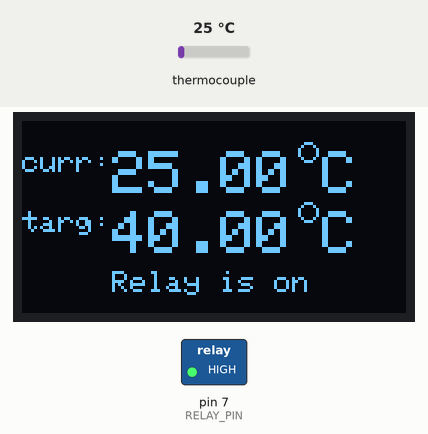
Recording of a program running on a simulated Arduino Nano, built with avr-gcc and run on an emulated ATmega328P. Shown: 128×64 one-colour display, switched loads named in the program (green lamp = pin HIGH). The inputs (shaded band) are chosen by the test bench; at power-on: thermocouple 25 °C. What the program prints to the serial monitor is not drawn.

Above: at 1.4 s.
1.5 s: thermocouple set to 11 °C
At 2.8 s:
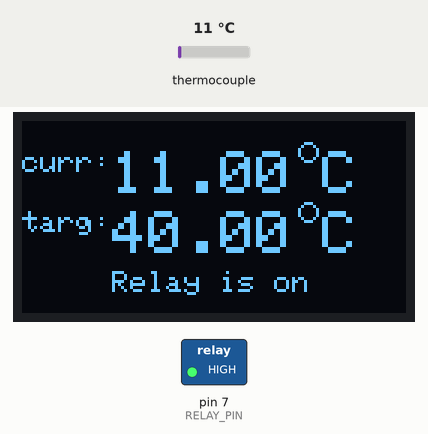
4.2 s: thermocouple set to 8 °C
At 5.5 s:
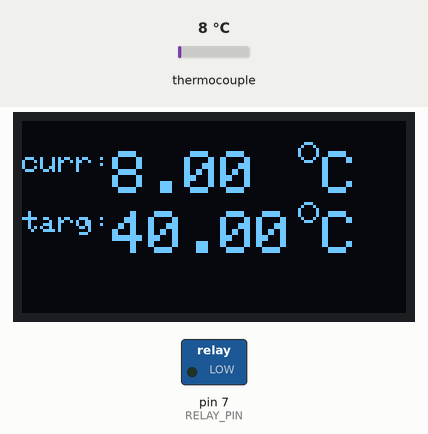
6.9 s: thermocouple set to 6 °C
At 9.6 s:
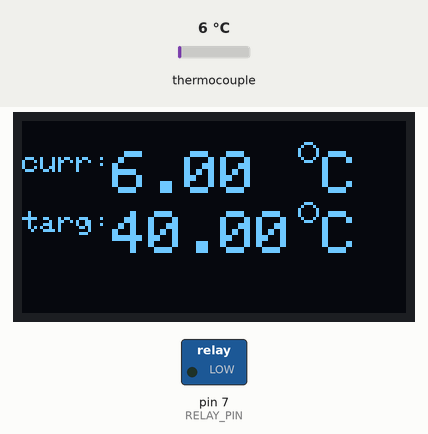
9.9 s: thermocouple set to 13 °C
At 11.1 s:
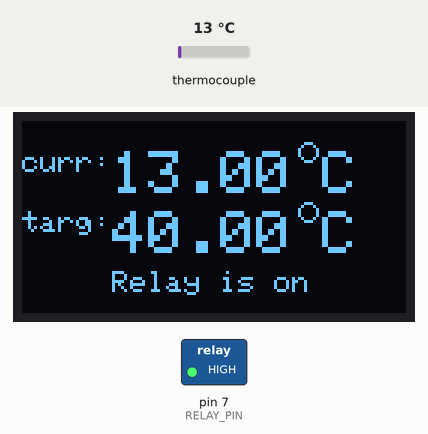
Timing chart, 0 to 12.9 s (numbered marks = the images above; inputs shaded):
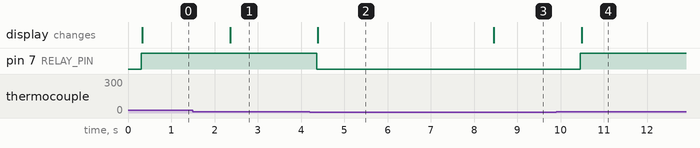

The program:

main.cpp
```cpp
#include <Arduino.h>
#include <Wire.h>
#include <Adafruit_SSD1306.h>
#include <Adafruit_GFX.h>
#include <max6675.h>

#define SCREEN_WIDTH 128 // OLED display width,  in pixels
#define SCREEN_HEIGHT 64 // OLED display height, in pixels
#define THERMO_DO 3
#define THERMO_CS 5
#define THERMO_CLK 6

#define RELAY_PIN 7
#define OLED_RESET -1

Adafruit_SSD1306 display(SCREEN_WIDTH, SCREEN_HEIGHT, &Wire, OLED_RESET);
MAX6675 thermocouple(THERMO_CLK, THERMO_CS, THERMO_DO);
float cur_temp;
float target_temp = 40.00f;
float activation_diff = 0.91f;  //lower activation value
bool relay_on = false;

void setup() {
  Serial.begin(9600);
  display.begin(SSD1306_SWITCHCAPVCC, 0x3C);

  delay(200);
  display.clearDisplay();
  display.display();
  Serial.println("Done setup");

  display.setTextSize(1);
  display.setTextColor(WHITE);
  display.setCursor(0,0);
  display.println("Thread is imminent\nEliminate humans");
  display.display();

  pinMode(RELAY_PIN, OUTPUT);
  digitalWrite(RELAY_PIN, LOW);
  delay(10);
}

void loop() {
  cur_temp = thermocouple.readCelsius();

  /*target_temp += 1;  //debug loop
  if (target_temp > 45){
    target_temp = 20;
  }*/

  display.clearDisplay();
  display.setTextSize(1);
  display.setCursor(0, 10);
  display.print("curr:");
  display.setTextSize(2);
  display.print(cur_temp);
  display.drawCircle(95, 10, 3, WHITE);  // circle for c
  display.setCursor(100, 10);
  display.print("C");

  display.setTextSize(1);
  display.setCursor(0, 30);
  display.print("targ:");
  display.setTextSize(2);
  display.print(target_temp);
  display.drawCircle(95, 30, 3, WHITE);
  display.setCursor(100, 30);
  display.print("C");


  if(isnan(cur_temp) || cur_temp < 10) {  // turn off relay if probe is disconnected or something went wrong
    relay_on = false;
  }
  else {
    if (cur_temp > target_temp && relay_on) {   // Hysteresis loop, aka activate heating element after certaion temperature drop and not right away
      relay_on = false;

    } else if (cur_temp < (target_temp * activation_diff) && !relay_on) {
      relay_on = true;

    }
  }


  if (relay_on){
    digitalWrite(RELAY_PIN, HIGH);
    display.setTextSize(1);
    display.setCursor(30, 50);
    display.print("Relay is on");
  } else {
    digitalWrite(RELAY_PIN, LOW);
  }

  display.display();
  delay(2000);  // update each 2 secs
}
```

Measured:
- the behaviour switches between 10 and 9 °C on thermocouple (found by bisection; images 1 and 2)
- after the input at 1.5 s, the display: changes after 0.86 s (image 1)
- after the input at 4.2 s, pin 7 (RELAY_PIN): HIGH → LOW after 0.17 s; the display: changes after 0.19 s (image 2)
- after the input at 6.9 s, the display: changes after 1.6 s (image 3)
- after the input at 9.9 s, pin 7 (RELAY_PIN): LOW → HIGH after 0.56 s; the display: changes after 0.58 s (image 4)
